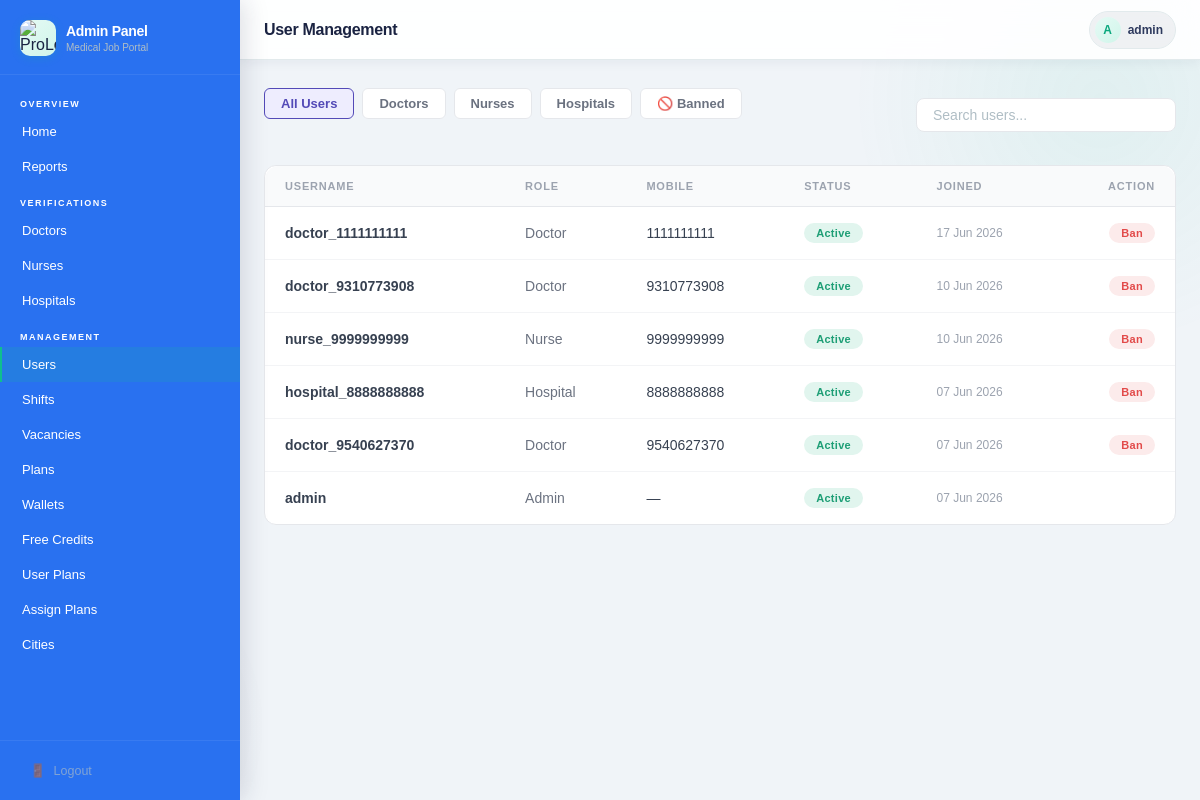
/adminpanel/users/ (signed in), run on the app's committed database.
### users/models.py (models this page shows, shortened)
class CustomUser(AbstractUser):
    ROLE_CHOICES = (
        ('doctor', 'Doctor'),
        ('nurse', 'Nurse'),
        ('hospital', 'Hospital'),
        ('admin', 'Admin'),
    )
    role   = models.CharField(max_length=20, choices=ROLE_CHOICES)
    mobile = models.CharField(max_length=10, unique=True, null=True, blank=True)  # ✅ Unique mobile

### admin_panel/views.py (the view)
# urls.py: path('users/',                              views.user_list,            name='admin_user_list'),
@login_required
@user_passes_test(is_admin)
def user_list(request):
    role   = request.GET.get('role', 'all')
    search = request.GET.get('search', '').strip()
    status = request.GET.get('status', '')
    users = User.objects.all().order_by('-date_joined')
    if role != 'all':
        users = users.filter(role=role)
    if search:
        users = users.filter(username__icontains=search)
    if status == 'banned':
        users = users.filter(is_active=False)
    ctx = _common(request)
    ctx.update({'users': users, 'role': role, 'search': search, 'status': status})
    return render(request, 'admin_panel/user_list.html', ctx)

### admin_panel/views.py (called while the page is built)
def is_admin(user):
    return user.is_authenticated and user.is_staff

def _common(request):
    return {
        'pending_doctors':   DoctorProfile.objects.filter(verification_status='pending').count(),
        'pending_nurses':    NurseProfile.objects.filter(verification_status='pending').count(),
        'pending_hospitals': HospitalProfile.objects.filter(verification_status='pending').count(),
    }

### plans/context_processors.py (called while the page is built, shortened)
def plan_permissions(request):
    active_plan = get_active_plan(request.user)
    can_view_shifts   = False
    can_view_urgent   = False
    can_apply_vacancy = False
    can_post_shift    = False
    can_post_shift_h   = False
    can_post_vacancy_h = False
    return {
         'ctx_can_view_shifts':    can_view_shifts,
    'ctx_can_view_urgent':    can_view_urgent,
    'ctx_can_apply_vacancy':  can_apply_vacancy,
    'ctx_can_post_shift':     can_post_shift or can_post_shift_h,
    'ctx_can_post_vacancy':   can_post_vacancy_h,
    }

### plans/utils.py (called while the page is built, shortened)
def get_active_plan(user):
    plan = UserPlan.objects.filter(user=user, is_active=True).first()
    if not plan:
        return None

### admin_panel/templates/admin_panel/user_list.html (shortened to what this page needs)
{% extends 'admin_panel/base.html' %}
{% block page_title %}User Management{% endblock %}
{% block content %}
<div class="dash-wrap">
    <div class="action-header">
     <div class="filter-bar">
    <a href="?role=all" class="filter-btn {% if role == 'all' %}active{% endif %}">All Users</a>
    <a href="?role=doctor" class="filter-btn {% if role == 'doctor' %}active{% endif %}">Doctors</a>
    <a href="?role=nurse" class="filter-btn {% if role == 'nurse' %}active{% endif %}">Nurses</a>
    <a href="?role=hospital" class="filter-btn {% if role == 'hospital' %}active{% endif %}">Hospitals</a>
    <a href="?role=all&status=banned" class="filter-btn {% if status == 'banned' %}active{% endif %}"
       style="{% if status == 'banned' %}border-color:#E24B4A; color:#E24B4A; background:#FCEBEB;{% endif %}">
        🚫 Banned
    </a>
</div>
        <form method="get">
            <input type="text" name="search" value="{{ search }}" class="search-box" placeholder="Search users...">
        </form>
    </div>
    <div class="desktop-only">
        <table>
            <thead>
                <tr>
                    <th>Username</th>
                    <th>Role</th>
                    <th>Mobile</th>
                    <th>Status</th>
                    <th>Joined</th>
                    <th style="text-align: right;">Action</th>
                </tr>
            </thead>
            <tbody>
                {% for u in users %}
                <tr>
                    <td style="font-weight: 600;">{{ u.username }}</td>
                    <td style="text-transform: capitalize; color: #6b7280;">{{ u.role }}</td>
                    <td>{{ u.mobile|default:'—' }}</td>
                    <td>
                        <span class="badge {% if u.is_active %}badge-active{% else %}badge-inactive{% endif %}">
                            {% if u.is_active %}Active{% else %}Banned{% endif %}
                        </span>
                    </td>
                    <td style="font-size: 12px; color: #9ca3af;">{{ u.date_joined|date:"d M Y" }}</td>
                    <td style="text-align: right;">
                        {% if not u.is_staff %}
                        <form method="post" action="{% url 'admin_user_toggle' u.pk %}">
                            {% if u.is_active %}
                                <button type="submit" class="badge badge-inactive" style="border:none; cursor:pointer;" onclick="return confirm('Ban user?')">Ban</button>
                            {% else %}
                                <button type="submit" class="badge badge-active" style="border:none; cursor:pointer;">Unban</button>
                            {% endif %}
                        </form>
                        {% endif %}
                    </td>
                </tr>
                {% endfor %}
            </tbody>
        </table>
    </div>
</div>
{% endblock %}

### admin_panel/templates/admin_panel/base.html (shortened to what this page needs)
{% load static %}
<!DOCTYPE html>
<html lang="hi">
<head>
</head>
<body>
<aside class="sidebar" id="sidebar">
  <div class="sidebar-brand">
      <div class="logo-icon">
        <img src="{% static 'users/images/Black_and_White_Circular_Art___Design_Logo-removebg-preview.png' %}"
          alt="ProLocum Logo">
      </div>
    <div class="brand-text">
      <h1>Admin Panel</h1>
      <p>Medical Job Portal</p>
    </div>
  </div>
  <nav class="sidebar-nav">
    <div class="nav-section-label">Overview</div>
    <a href="{% url 'admin_dashboard' %}" class="nav-link {% if request.resolver_match.url_name == 'admin_dashboard' %}active{% endif %}">
   Home
    </a>
    <a href="{% url 'admin_reports' %}" class="nav-link {% if request.resolver_match.url_name == 'admin_reports' %}active{% endif %}">
Reports
    </a>
    <div class="nav-section-label">Verifications</div>
    <a href="{% url 'admin_applications' %}?role=doctor&status=pending" class="nav-link">
     Doctors
    </a>
    <a href="{% url 'admin_applications' %}?role=nurse&status=pending" class="nav-link">
   Nurses
    </a>
    <a href="{% url 'admin_applications' %}?role=hospital&status=pending" class="nav-link">
       Hospitals
    </a>
    <div class="nav-section-label">Management</div>
    <a href="{% url 'admin_user_list' %}" class="nav-link {% if request.resolver_match.url_name == 'admin_user_list' %}active{% endif %}">
       Users
    </a>
    <a href="{% url 'admin_shift_list' %}" class="nav-link {% if request.resolver_match.url_name == 'admin_shift_list' %}active{% endif %}">
       Shifts
    </a>
    <a href="{% url 'admin_vacancy_list' %}" class="nav-link {% if request.resolver_match.url_name == 'admin_vacancy_list' %}active{% endif %}">
       Vacancies
    </a>
    <a href="{% url 'admin_plan_list' %}" class="nav-link ">
       Plans
    </a>
    <a href="{% url 'admin_wallet_list' %}" class="nav-link ">
       Wallets
    </a>
    <a href="{% url 'admin_default_credits' %}" class="nav-link ">
       Free Credits
    </a>
<a href="{% url 'admin_user_plan_list' %}" class="nav-link ">
    User Plans
</a>
<a href="{% url 'admin_all_users_plan' %}" class="nav-link">
    Assign Plans
</a>
<a href="{% url 'admin_city_list' %}" class="nav-link {% if request.resolver_match.url_name == 'admin_city_list' %}active{% endif %}">
     Cities
</a>
  </nav>
  <div class="sidebar-footer">
    <a href="{% url 'logout' %}"><span>🚪</span> Logout</a>
  </div>
</aside>
<main class="main">
  <div class="topbar">
    <div class="topbar-left">
      <span class="topbar-title">{% block page_title %}Dashboard{% endblock %}</span>
    </div>
    <div class="topbar-right">
      <div class="user-chip">
        <div class="user-avatar">{{ request.user.username|first|upper }}</div>
        <span class="user-name">{{ request.user.username }}</span>
      </div>
    </div>
  </div>
  <div class="content">
    {% block content %}{% endblock %}
  </div>
</main>
</body>
</html>

### admin_panel/templates/admin_panel/user_list.html (style rules this page uses)
.dash-wrap { padding: 4px 0 32px; font-family: 'Inter', sans-serif; }
.action-header { display: flex; justify-content: space-between; align-items: center; margin-bottom: 24px; flex-wrap: wrap; gap: 16px; }
.filter-bar { display: flex; gap: 8px; overflow-x: auto; padding-bottom: 4px; }
.filter-btn { padding: 7px 16px; border-radius: 6px; font-size: 13px; font-weight: 600; text-decoration: none; border: 1px solid #e5e7eb; color: #6b7280; background: white; white-space: nowrap; transition: all 0.2s; }
.filter-btn.active { border-color: #534AB7; color: #534AB7; background: #EEEDFE; }
.search-box { padding: 8px 16px; border-radius: 8px; border: 1px solid #e5e7eb; font-size: 14px; width: 260px; outline: none; }
.desktop-only { display: block; background: white; border: 1px solid #e5e7eb; border-radius: 12px; overflow: hidden; }
table { width: 100%; border-collapse: collapse; text-align: left; }
th { background: #f9fafb; padding: 14px 20px; font-size: 11px; font-weight: 700; color: #9ca3af; text-transform: uppercase; border-bottom: 1px solid #e5e7eb; }
td { padding: 16px 20px; font-size: 14px; color: #374151; border-bottom: 1px solid #f3f4f6; }
.badge { padding: 4px 12px; border-radius: 99px; font-size: 11px; font-weight: 700; }
.badge-active { background: #E1F5EE; color: #1D9E75; }
.badge-inactive { background: #FCEBEB; color: #E24B4A; }

### data on the page
CustomUser: user.username|first "A", user.username "admin", username "admin", role "Admin", mobile "—", is_active "Active", date_joined "07 Jun 2026"
CustomUser: username "doctor_1111111111", role "Doctor", mobile "1111111111", is_active "Active", date_joined "17 Jun 2026", is_staff "Ban"
CustomUser: username "doctor_9310773908", role "Doctor", mobile "9310773908", is_active "Active", date_joined "10 Jun 2026", is_staff "Ban"
CustomUser: username "nurse_9999999999", role "Nurse", mobile "9999999999", is_active "Active", date_joined "10 Jun 2026", is_staff "Ban"
CustomUser: username "hospital_8888888888", role "Hospital", mobile "8888888888", is_active "Active", date_joined "07 Jun 2026", is_staff "Ban"
CustomUser: username "doctor_9540627370", role "Doctor", mobile "9540627370", is_active "Active", date_joined "07 Jun 2026", is_staff "Ban"
